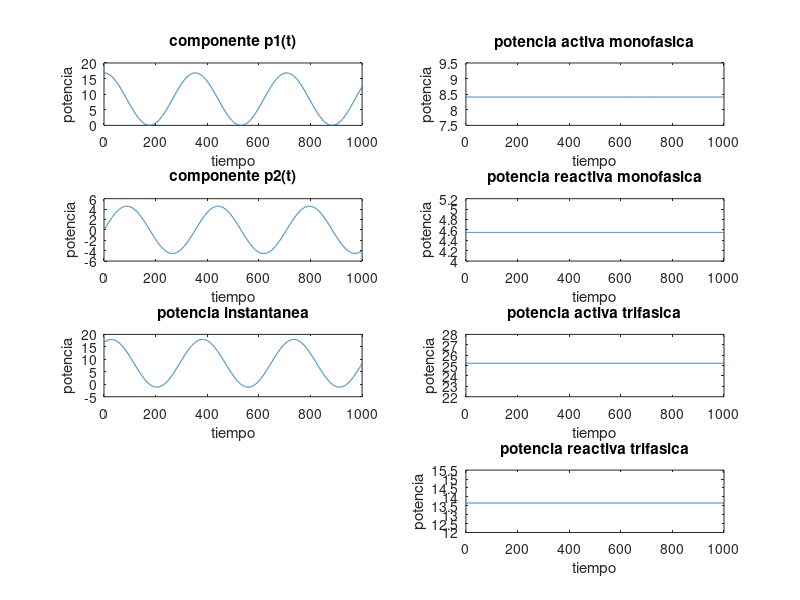

This figure's MATLAB source:
clc,clear all,close all
%este programa graficara de la potenica instantanea y las componenetes p1(t)
% p2(t) de forma separada
%%
V=119.5;                                    %tension
I=0.08;                                     %corriente
t=[1:1000];                                 %tiempo de muestreo
alpha=63.328;                               %desfase
w=377;                  
%% Componente p1(t)
p1_1(t)=V*I*cos(alpha);                     %potencia activa monofasica
p1_1_T(t)=3*V*I*cos(alpha);                 %potencia activa trifasica
p1_2(t)=(1+cos(2*w*t));                     % trabajo recibido o entregado
p1(t)=(V*I*cos(alpha)*(1+cos(2*w*t)));      %componente p1(t)
%% componente p2(t)
p2_1(t)=V*I*sin(alpha);                     %potencia reactiva monofasica
p2_1_T(t)=3*V*I*sin(alpha);                 %potencia reactiva trifasica
p2_2(t)=sin(2*w*t);                         %potencia de magnetización
p2(t)=(V*I*sin(alpha)*sin(2*w*t));          %componente p2(t)
%% potencia total p(t)
p(t)=(V*I*cos(alpha)*(1+cos(2*w*t)))+(V*I*sin(alpha)*sin(2*w*t));  %potencia total
%% graficas
subplot(4,2,2),plot(p1_1(t)),title('potencia activa monofasica'),xlabel('tiempo'),ylabel('potencia');
subplot(4,2,1),plot(p1(t)),title('componente p1(t)'),xlabel('tiempo'),ylabel('potencia');
subplot(4,2,4),plot(p2_1(t)),title('potencia reactiva monofasica'),xlabel('tiempo'),ylabel('potencia');
subplot(4,2,3),plot(p2(t)),title('componente p2(t)'),xlabel('tiempo'),ylabel('potencia');
subplot(4,2,5),plot(p(t)),title('potencia instantanea'),xlabel('tiempo'),ylabel('potencia');
subplot(4,2,6),plot(p1_1_T(t)),title('potencia activa trifasica'),xlabel('tiempo'),ylabel('potencia');
subplot(4,2,8),plot(p2_1_T(t)),title('potencia reactiva trifasica'),xlabel('tiempo'),ylabel('potencia');